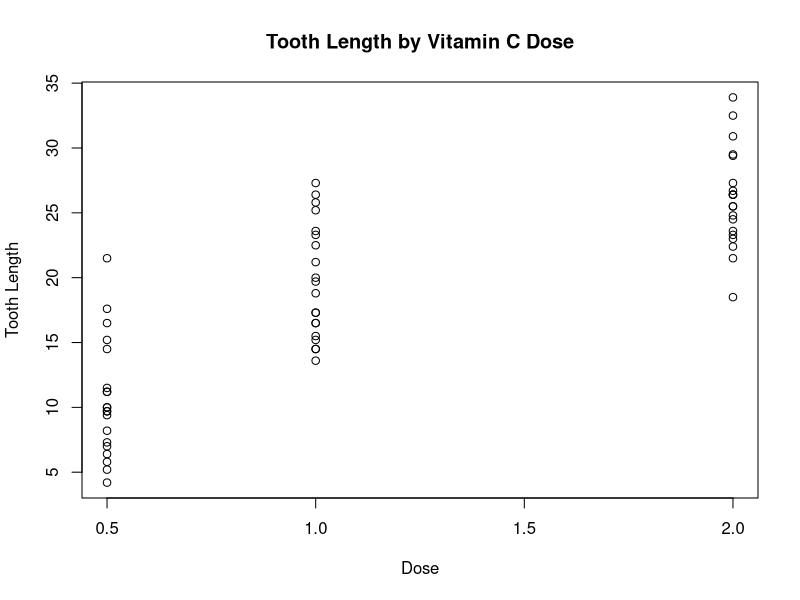

This chart was generated by the following R code:
## ---- chunk 1
# Load the data
# "The Effect of Vitamin C on Tooth Growth in Guinea Pigs"
data(ToothGrowth)
## ---- chunk 2
# Look at the structure of the data
str(ToothGrowth)
## ---- chunk 3
plot(ToothGrowth$len ~ ToothGrowth$dose, main = "Tooth Length by Vitamin C Dose", xlab = "Dose", ylab = "Tooth Length")
## ---- chunk 4
nrow(ToothGrowth)
summary(ToothGrowth)
## ---- chunk 5
ntests <- 6
## ---- chunk 6
dose1 <- ToothGrowth[ToothGrowth$dose==0.5,]
dose2 <- ToothGrowth[ToothGrowth$dose==1.0,]
dose3 <- ToothGrowth[ToothGrowth$dose==2.0,]

t.test(dose1$len, dose2$len, alt = "two.sided", paired = FALSE)$p.value * ntests
t.test(dose1$len, dose3$len, alt = "two.sided", paired = FALSE)$p.value * ntests
t.test(dose2$len, dose3$len, alt = "two.sided", paired = FALSE)$p.value * ntests
## ---- chunk 7
dose1.oj <- ToothGrowth[ToothGrowth$dose==0.5 & ToothGrowth$supp == "OJ",]
dose1.vc <- ToothGrowth[ToothGrowth$dose==0.5 & ToothGrowth$supp == "VC",]
dose2.oj <- ToothGrowth[ToothGrowth$dose==1.0 & ToothGrowth$supp == "OJ",]
dose2.vc  <- ToothGrowth[ToothGrowth$dose==1.0 & ToothGrowth$supp == "VC",]
dose3.oj <- ToothGrowth[ToothGrowth$dose==2.0 & ToothGrowth$supp == "OJ",]
dose3.vc  <- ToothGrowth[ToothGrowth$dose==2.0 & ToothGrowth$supp == "VC",]

t.test(dose1.vc$len, dose1.oj$len, alt = "two.sided", paired = FALSE)$p.value * ntests
t.test(dose2.vc$len, dose2.oj$len, alt = "two.sided", paired = FALSE)$p.value * ntests
t.test(dose3.vc$len, dose3.oj$len, alt = "two.sided", paired = FALSE)$p.value * ntests
